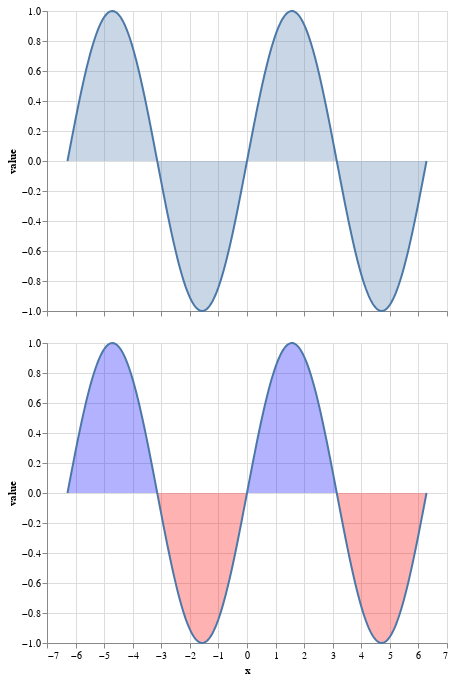

Notebook code cell kept with this figure:
### Code cell
# Create Data
x = np.linspace(-2*np.pi, 2*np.pi, 256, endpoint=True)
s = np.sin(x)
df = pd.DataFrame({'x':x, 'sine':s}).melt('x')
df.columns = ['x', 'series', 'value']

# Make Chart
chart = alt.Chart()
chart = chart.transform_calculate(
    region='datum.x <= -PI ? 0 : (datum.x <= 0 ? 1 : (datum.x <= PI ? 2 : 3))'
)
encoding = {'x':alt.X('x', axis={'title': None, 'labels': False}), 'y':'value'}
# Use the default blue for the first chart
chart_area = chart.mark_area(fillOpacity=0.3).encode(**encoding)
chart_line = chart.mark_line().encode(**encoding)
chart1 = alt.layer(chart_area, chart_line)

encoding = {'x':'x', 'y':'value'}
color_encoding = alt.Color('region:N', legend=None, scale=alt.Scale(range=['blue', 'red']))
chart_area = chart.mark_area(fillOpacity=0.3).encode(color_encoding, **encoding)
chart_line = chart.mark_line().encode(**encoding)
chart2 = alt.layer(chart_area, chart_line)
alt.vconcat(chart1, chart2, data=df)

### Figure 1 — Vega-Lite specification as saved in the notebook (floating-point values rounded to 4 significant figures; data arrays with more than 128 entries replaced by an {"elided": "..."} marker saying what was removed)
{"$schema": "https://vega.github.io/schema/vega-lite/v2.4.1.json", "config": {"view": {"height": 300, "width": 400}}, "data": {"values": {"elided": "256 records"}}, "vconcat": [{"layer": [{"encoding": {"x": {"axis": {"labels": false, "title": null}, "field": "x", "type": "quantitative"}, "y": {"field": "value", "type": "quantitative"}}, "mark": {"fillOpacity": 0.3, "type": "area"}, "transform": [{"as": "region", "calculate": "datum.x <= -PI ? 0 : (datum.x <= 0 ? 1 : (datum.x <= PI ? 2 : 3))"}]}, {"encoding": {"x": {"axis": {"labels": false, "title": null}, "field": "x", "type": "quantitative"}, "y": {"field": "value", "type": "quantitative"}}, "mark": "line", "transform": [{"as": "region", "calculate": "datum.x <= -PI ? 0 : (datum.x <= 0 ? 1 : (datum.x <= PI ? 2 : 3))"}]}]}, {"layer": [{"encoding": {"color": {"field": "region", "legend": null, "scale": {"range": ["blue", "red"]}, "type": "nominal"}, "x": {"field": "x", "type": "quantitative"}, "y": {"field": "value", "type": "quantitative"}}, "mark": {"fillOpacity": 0.3, "type": "area"}, "transform": [{"as": "region", "calculate": "datum.x <= -PI ? 0 : (datum.x <= 0 ? 1 : (datum.x <= PI ? 2 : 3))"}]}, {"encoding": {"x": {"field": "x", "type": "quantitative"}, "y": {"field": "value", "type": "quantitative"}}, "mark": "line", "transform": [{"as": "region", "calculate": "datum.x <= -PI ? 0 : (datum.x <= 0 ? 1 : (datum.x <= PI ? 2 : 3))"}]}]}]}
